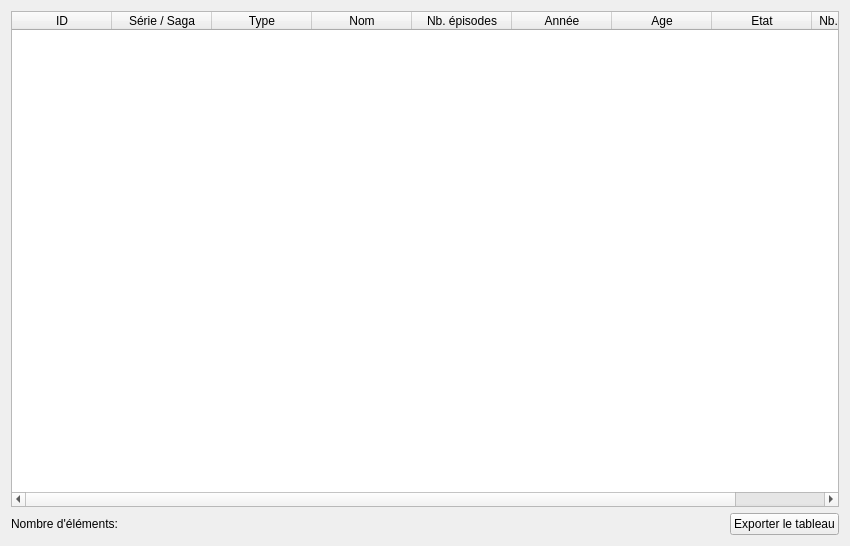
<?xml version="1.0" encoding="UTF-8"?>
<ui version="4.0">
 <class>Form</class>
 <widget class="QWidget" name="Form">
  <property name="geometry">
   <rect>
    <x>0</x>
    <y>0</y>
    <width>850</width>
    <height>546</height>
   </rect>
  </property>
  <property name="windowTitle">
   <string>Form</string>
  </property>
  <layout class="QGridLayout" name="gridLayout">
   <item row="0" column="0">
    <widget class="QTableWidget" name="tableWidget">
     <attribute name="horizontalHeaderShowSortIndicator" stdset="0">
      <bool>true</bool>
     </attribute>
     <column>
      <property name="text">
       <string>ID</string>
      </property>
     </column>
     <column>
      <property name="text">
       <string>Série / Saga</string>
      </property>
     </column>
     <column>
      <property name="text">
       <string>Type</string>
      </property>
     </column>
     <column>
      <property name="text">
       <string>Nom</string>
      </property>
     </column>
     <column>
      <property name="text">
       <string>Nb. épisodes</string>
      </property>
     </column>
     <column>
      <property name="text">
       <string>Année</string>
      </property>
     </column>
     <column>
      <property name="text">
       <string>Age</string>
      </property>
     </column>
     <column>
      <property name="text">
       <string>Etat</string>
      </property>
     </column>
     <column>
      <property name="text">
       <string>Nb. visionnages</string>
      </property>
     </column>
    </widget>
   </item>
   <item row="1" column="0">
    <layout class="QHBoxLayout" name="horizontalLayout_2">
     <item>
      <widget class="QLabel" name="label">
       <property name="text">
        <string>Nombre d'éléments: </string>
       </property>
      </widget>
     </item>
     <item>
      <spacer name="horizontalSpacer">
       <property name="orientation">
        <enum>Qt::Horizontal</enum>
       </property>
       <property name="sizeHint" stdset="0">
        <size>
         <width>40</width>
         <height>20</height>
        </size>
       </property>
      </spacer>
     </item>
     <item>
      <widget class="QPushButton" name="pushButton">
       <property name="text">
        <string>Exporter le tableau</string>
       </property>
      </widget>
     </item>
    </layout>
   </item>
  </layout>
 </widget>
 <resources/>
 <connections/>
</ui>
